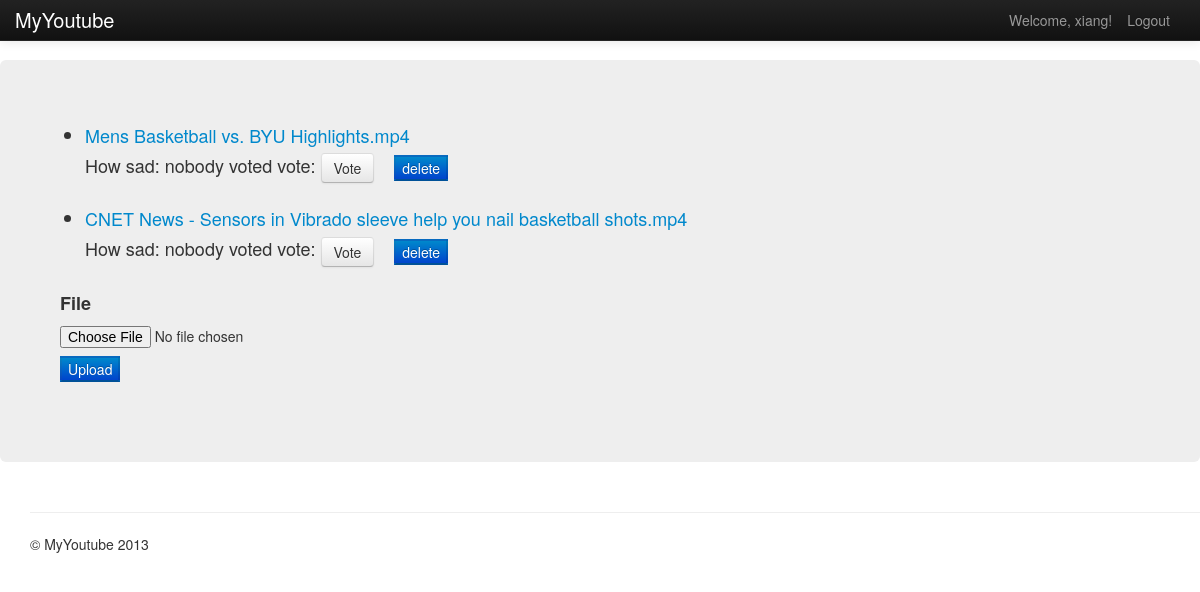
The app's page /myYoutube/ (signed in) with its own data.
### myYoutube/models.py (models this page shows, shortened)
class VideoUrl(models.Model):
    name = models.CharField(max_length=128,unique=True)
    url = models.CharField(max_length=128)
    uploaded = models.DateTimeField()
    score = models.IntegerField(default=0)

### myYoutube/views.py (the view, shortened to what this page needs)
def index(request):
    print settings.V
    context = RequestContext(request)
    videos = VideoUrl.objects.all().order_by("-score")
    if not request.method == "POST":
        f = UploadFileForm()
        return render_to_response('myYoutube/index.html', {'form':f, 'videos':videos},context)

### myYoutube/forms.py
class UploadFileForm(forms.Form):
    file  = forms.FileField()

### templates/myYoutube/index.html (shortened to what this page needs)
{% extends 'myYoutube/base.html' %}
{% block body_block %}
{% load ratings_tags %}
        <div class="hero-unit" id="vedios">
            <ul>
                {% if videos %}
                {% for video in videos %}
                <li><form action="{% url 'ratings_vote' %}" method="post" >
                    <a href="/myYoutube/watch/?url={{video.url}}">{{ video.name }}</a><br>
                    {% get_rating_score for video as score %}
                    {% if score %}
                        Average score: {{ score.average|floatformat }}
                        Number of votes: {{ score.num_votes }}
                    {% else %}
                        How sad: nobody voted
                    {% endif %}
                    {% get_rating_form for video as rating_form %}
                    {% if user.is_authenticated %}
                    vote:
                    <input type="submit" class ="btn " value="Vote">
                      &nbsp;&nbsp;&nbsp;<button id="delete" data-key="{{ video.name }}" type="button" class="myYoutube-delete btn-primary" >delete</button>
                    {% endif %}
                    </form>
                </li>
                {% endfor %}
                {% endif %}
            </ul>
            <strong>{{form.file.label}} </strong>
            <form  action ="." enctype="multipart/form-data" method="POST">
                {{form.file}}<br/>
                <input type="submit" value="Upload" class="btn-primary" />
            </form>
        </div>
{% endblock %}

### templates/myYoutube/base.html (shortened to what this page needs)
<!DOCTYPE html>
{% load static %}
<html>
    <head>
        <link href="{% static 'css/bootstrap-fluid-adj.css'%} " rel="stylesheet">
        <link href="{% static 'css/bootstrap.min.css'%} " rel="stylesheet" media="screen">
        <link href="{% static 'css/bootstrap-responsive.css' %}" rel="stylesheet">
    </head>
    <body>
        <div class="navbar navbar-inverse navbar-fixed-top">
           <div class="navbar-inner">
               <div class="container">
                   <a class="brand" href="/myYoutube/">MyYoutube</a>
                   <div class="nav-collapse collapse">
                       <ul class="nav pull-right">
                           {% if user.is_authenticated %}
                            <li class="navbar-text">Welcome, {{ user.username }}!</li>
                            <li><a href="/myYoutube/logout/">Logout</a></li>
                           {% else %}
                            <li><a href="/myYoutube/register/">Register</a></li>
                            <li><a href="/myYoutube/login/">Login</a></li>
                           {% endif %}
                       </ul>
                   </div>
               </div>
           </div>
        </div>
        <div class="">
                {% block body_block %}
                {% endblock %}
        </div>
        <footer>
            <div class="container span12">
                <hr>
                <p>&copy; MyYoutube 2013</p>
            </div>
        </footer>
    </body>
</html>

### records on screen
VideoUrl: name "Mens Basketball vs. BYU Highlights.mp4"
VideoUrl: name "CNET News - Sensors in Vibrado sleeve help you nail basketball shots.mp4"

### other values on screen
{{ user.username }} "xiang"
